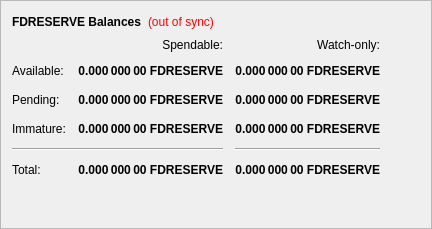
        <widget class="QFrame" name="frame">
         <property name="frameShape">
          <enum>QFrame::StyledPanel</enum>
         </property>
         <property name="frameShadow">
          <enum>QFrame::Raised</enum>
         </property>
         <layout class="QVBoxLayout" name="verticalLayout_4">
          <item>
           <layout class="QHBoxLayout" name="horizontalLayout_4">
            <item>
             <widget class="QLabel" name="label_5">
              <property name="font">
               <font>
                <weight>75</weight>
                <bold>true</bold>
               </font>
              </property>
              <property name="text">
               <string>FDRESERVE Balances</string>
              </property>
             </widget>
            </item>
            <item>
             <widget class="QLabel" name="labelWalletStatus">
              <property name="cursor">
               <cursorShape>WhatsThisCursor</cursorShape>
              </property>
              <property name="toolTip">
               <string>The displayed information may be out of date. Your wallet automatically synchronizes with the FDReserve network after a connection is established, but this process has not completed yet.</string>
              </property>
              <property name="styleSheet">
               <string notr="true">QLabel { color: red; }</string>
              </property>
              <property name="text">
               <string notr="true">(out of sync)</string>
              </property>
              <property name="alignment">
               <set>Qt::AlignLeading|Qt::AlignLeft|Qt::AlignVCenter</set>
              </property>
             </widget>
            </item>
            <item>
             <spacer name="horizontalSpacer_3">
              <property name="orientation">
               <enum>Qt::Horizontal</enum>
              </property>
              <property name="sizeHint" stdset="0">
               <size>
                <width>40</width>
                <height>20</height>
               </size>
              </property>
             </spacer>
            </item>
           </layout>
          </item>
          <item>
           <layout class="QGridLayout" name="gridLayout">
            <property name="spacing">
             <number>12</number>
            </property>
            <item row="2" column="2">
             <widget class="QLabel" name="labelWatchPending">
              <property name="font">
               <font>
                <weight>75</weight>
                <bold>true</bold>
               </font>
              </property>
              <property name="cursor">
               <cursorShape>IBeamCursor</cursorShape>
              </property>
              <property name="toolTip">
               <string>Unconfirmed transactions to watch-only addresses</string>
              </property>
              <property name="text">
               <string notr="true">0.000 000 00 FDRESERVE</string>
              </property>
              <property name="alignment">
               <set>Qt::AlignRight|Qt::AlignTrailing|Qt::AlignVCenter</set>
              </property>
              <property name="textInteractionFlags">
               <set>Qt::LinksAccessibleByMouse|Qt::TextSelectableByKeyboard|Qt::TextSelectableByMouse</set>
              </property>
             </widget>
            </item>
            <item row="2" column="1">
             <widget class="QLabel" name="labelUnconfirmed">
              <property name="font">
               <font>
                <weight>75</weight>
                <bold>true</bold>
               </font>
              </property>
              <property name="cursor">
               <cursorShape>IBeamCursor</cursorShape>
              </property>
              <property name="toolTip">
               <string>Total of transactions that have yet to be confirmed, and do not yet count toward the spendable balance</string>
              </property>
              <property name="text">
               <string notr="true">0.000 000 00 FDRESERVE</string>
              </property>
              <property name="alignment">
               <set>Qt::AlignRight|Qt::AlignTrailing|Qt::AlignVCenter</set>
              </property>
              <property name="textInteractionFlags">
               <set>Qt::LinksAccessibleByMouse|Qt::TextSelectableByKeyboard|Qt::TextSelectableByMouse</set>
              </property>
             </widget>
            </item>
            <item row="3" column="2">
             <widget class="QLabel" name="labelWatchImmature">
              <property name="font">
               <font>
                <weight>75</weight>
                <bold>true</bold>
               </font>
              </property>
              <property name="cursor">
               <cursorShape>IBeamCursor</cursorShape>
              </property>
              <property name="toolTip">
               <string>Staked or masternode rewards in watch-only addresses that has not yet matured</string>
              </property>
              <property name="text">
               <string notr="true">0.000 000 00 FDRESERVE</string>
              </property>
              <property name="alignment">
               <set>Qt::AlignRight|Qt::AlignTrailing|Qt::AlignVCenter</set>
              </property>
              <property name="textInteractionFlags">
               <set>Qt::LinksAccessibleByMouse|Qt::TextSelectableByKeyboard|Qt::TextSelectableByMouse</set>
              </property>
             </widget>
            </item>
            <item row="4" column="0" colspan="2">
             <widget class="Line" name="lineSpendableBalance">
              <property name="orientation">
               <enum>Qt::Horizontal</enum>
              </property>
             </widget>
            </item>
            <item row="4" column="2">
             <widget class="Line" name="lineWatchBalance">
              <property name="sizePolicy">
               <sizepolicy hsizetype="Preferred" vsizetype="Fixed">
                <horstretch>0</horstretch>
                <verstretch>0</verstretch>
               </sizepolicy>
              </property>
              <property name="minimumSize">
               <size>
                <width>140</width>
                <height>0</height>
               </size>
              </property>
              <property name="orientation">
               <enum>Qt::Horizontal</enum>
              </property>
             </widget>
            </item>
            <item row="5" column="0">
             <widget class="QLabel" name="labelTotalText">
              <property name="text">
               <string>Total:</string>
              </property>
             </widget>
            </item>
            <item row="3" column="1">
             <widget class="QLabel" name="labelImmature">
              <property name="font">
               <font>
                <weight>75</weight>
                <bold>true</bold>
               </font>
              </property>
              <property name="cursor">
               <cursorShape>IBeamCursor</cursorShape>
              </property>
              <property name="toolTip">
               <string>Staked or masternode rewards that has not yet matured</string>
              </property>
              <property name="text">
               <string notr="true">0.000 000 00 FDRESERVE</string>
              </property>
              <property name="alignment">
               <set>Qt::AlignRight|Qt::AlignTrailing|Qt::AlignVCenter</set>
              </property>
              <property name="textInteractionFlags">
               <set>Qt::LinksAccessibleByMouse|Qt::TextSelectableByKeyboard|Qt::TextSelectableByMouse</set>
              </property>
             </widget>
            </item>
            <item row="2" column="3">
             <spacer name="horizontalSpacer_2">
              <property name="orientation">
               <enum>Qt::Horizontal</enum>
              </property>
              <property name="sizeHint" stdset="0">
               <size>
                <width>40</width>
                <height>20</height>
               </size>
              </property>
             </spacer>
            </item>
            <item row="3" column="0">
             <widget class="QLabel" name="labelImmatureText">
              <property name="text">
               <string>Immature:</string>
              </property>
             </widget>
            </item>
            <item row="5" column="1">
             <widget class="QLabel" name="labelTotal">
              <property name="font">
               <font>
                <weight>75</weight>
                <bold>true</bold>
               </font>
              </property>
              <property name="cursor">
               <cursorShape>IBeamCursor</cursorShape>
              </property>
              <property name="toolTip">
               <string>Your current total balance</string>
              </property>
              <property name="text">
               <string notr="true">0.000 000 00 FDRESERVE</string>
              </property>
              <property name="alignment">
               <set>Qt::AlignRight|Qt::AlignTrailing|Qt::AlignVCenter</set>
              </property>
              <property name="textInteractionFlags">
               <set>Qt::LinksAccessibleByMouse|Qt::TextSelectableByKeyboard|Qt::TextSelectableByMouse</set>
              </property>
             </widget>
            </item>
            <item row="5" column="2">
             <widget class="QLabel" name="labelWatchTotal">
              <property name="font">
               <font>
                <weight>75</weight>
                <bold>true</bold>
               </font>
              </property>
              <property name="cursor">
               <cursorShape>IBeamCursor</cursorShape>
              </property>
              <property name="toolTip">
               <string>Current total balance in watch-only addresses</string>
              </property>
              <property name="text">
               <string notr="true">0.000 000 00 FDRESERVE</string>
              </property>
              <property name="alignment">
               <set>Qt::AlignRight|Qt::AlignTrailing|Qt::AlignVCenter</set>
              </property>
              <property name="textInteractionFlags">
               <set>Qt::LinksAccessibleByMouse|Qt::TextSelectableByKeyboard|Qt::TextSelectableByMouse</set>
              </property>
             </widget>
            </item>
            <item row="0" column="2">
             <widget class="QLabel" name="labelWatchonly">
              <property name="text">
               <string>Watch-only:</string>
              </property>
              <property name="alignment">
               <set>Qt::AlignRight|Qt::AlignTrailing|Qt::AlignVCenter</set>
              </property>
             </widget>
            </item>
            <item row="1" column="0">
             <widget class="QLabel" name="labelBalanceText">
              <property name="text">
               <string>Available:</string>
              </property>
             </widget>
            </item>
            <item row="1" column="1">
             <widget class="QLabel" name="labelBalance">
              <property name="font">
               <font>
                <weight>75</weight>
                <bold>true</bold>
               </font>
              </property>
              <property name="cursor">
               <cursorShape>IBeamCursor</cursorShape>
              </property>
              <property name="toolTip">
               <string>Your current spendable balance</string>
              </property>
              <property name="text">
               <string notr="true">0.000 000 00 FDRESERVE</string>
              </property>
              <property name="alignment">
               <set>Qt::AlignRight|Qt::AlignTrailing|Qt::AlignVCenter</set>
              </property>
              <property name="textInteractionFlags">
               <set>Qt::LinksAccessibleByMouse|Qt::TextSelectableByKeyboard|Qt::TextSelectableByMouse</set>
              </property>
             </widget>
            </item>
            <item row="1" column="2">
             <widget class="QLabel" name="labelWatchAvailable">
              <property name="font">
               <font>
                <weight>75</weight>
                <bold>true</bold>
               </font>
              </property>
              <property name="cursor">
               <cursorShape>IBeamCursor</cursorShape>
              </property>
              <property name="toolTip">
               <string>Your current balance in watch-only addresses</string>
              </property>
              <property name="text">
               <string notr="true">0.000 000 00 FDRESERVE</string>
              </property>
              <property name="alignment">
               <set>Qt::AlignRight|Qt::AlignTrailing|Qt::AlignVCenter</set>
              </property>
              <property name="textInteractionFlags">
               <set>Qt::LinksAccessibleByMouse|Qt::TextSelectableByKeyboard|Qt::TextSelectableByMouse</set>
              </property>
             </widget>
            </item>
            <item row="2" column="0">
             <widget class="QLabel" name="labelPendingText">
              <property name="text">
               <string>Pending:</string>
              </property>
             </widget>
            </item>
            <item row="0" column="1">
             <widget class="QLabel" name="labelSpendable">
              <property name="text">
               <string>Spendable:</string>
              </property>
              <property name="alignment">
               <set>Qt::AlignRight|Qt::AlignTrailing|Qt::AlignVCenter</set>
              </property>
             </widget>
            </item>
           </layout>
          </item>
          <item>
           <spacer name="verticalSpacer_4">
            <property name="orientation">
             <enum>Qt::Vertical</enum>
            </property>
            <property name="sizeHint" stdset="0">
             <size>
              <width>20</width>
              <height>40</height>
             </size>
            </property>
           </spacer>
          </item>
         </layout>
        </widget>
